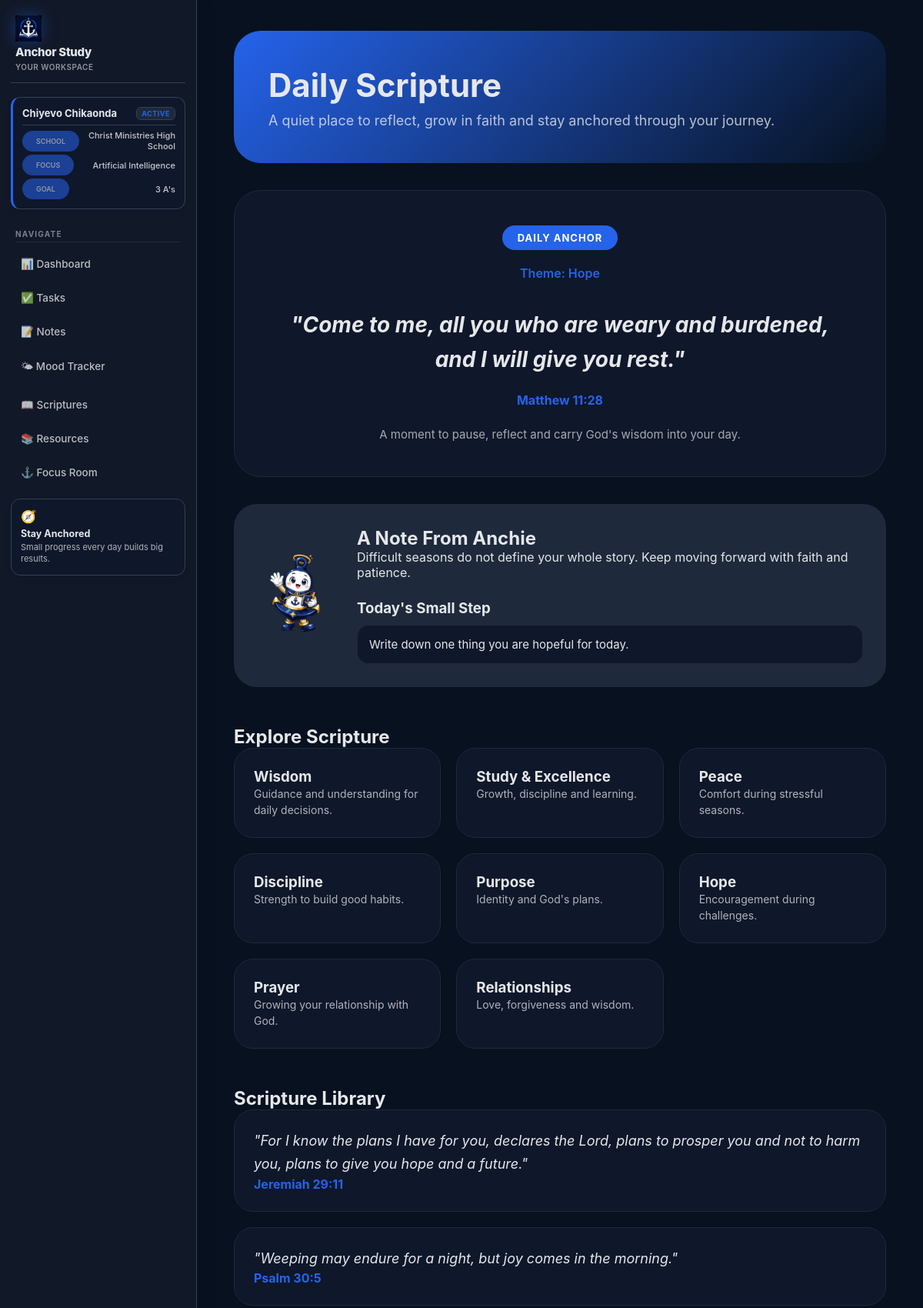
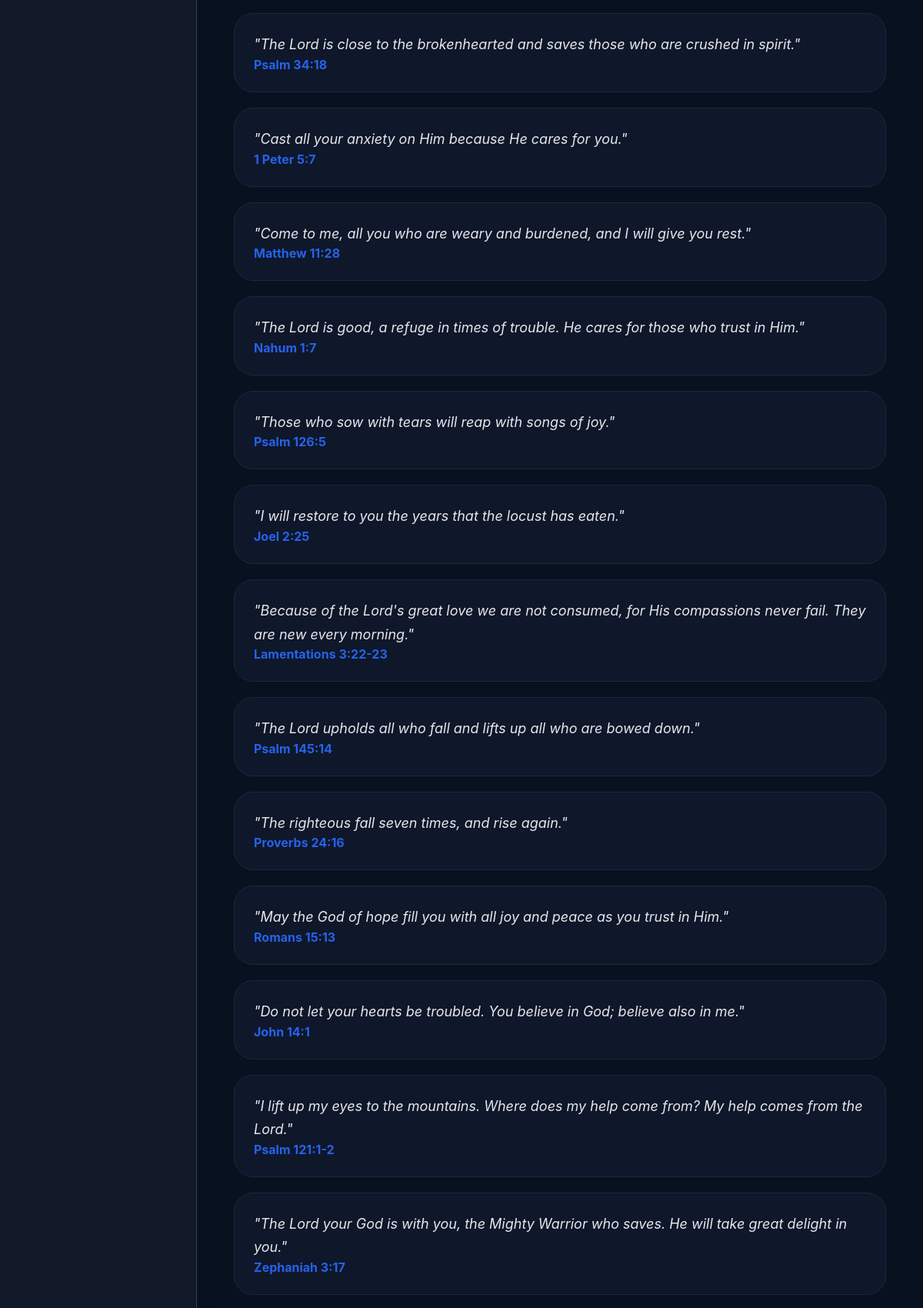
/scriptures (upper part), run on the app's committed database (2 pictures, top to bottom).
### tables this page shows
CREATE TABLE users(

        id INTEGER PRIMARY KEY AUTOINCREMENT,

        full_name TEXT,

        education_level TEXT,

        institution TEXT,

        study_level TEXT,

        subjects TEXT,

        study_goal TEXT,

        academic_target TEXT,

        username TEXT UNIQUE,

        password TEXT,

        birthday TEXT,

        theme TEXT DEFAULT 'light'

    );

### ai_student_assistant/routes/scriptures.py (the view)
@scriptures.route("/scriptures")
def scriptures_page():
    category = request.args.get("category")
    if category and category in VERSE_LIBRARY:
        verse = random.choice(
            VERSE_LIBRARY[category]
        )
        scriptures_list = VERSE_LIBRARY[category]
    else:
        category = random.choice(
            list(VERSE_LIBRARY.keys())
        )
        verse = random.choice(
            VERSE_LIBRARY[category]
        )
        scriptures_list = VERSE_LIBRARY[category]
    reflection = verse["reflection"]
    guidance = ANCHIE_GUIDANCE.get(
        category,
        ANCHIE_GUIDANCE["wisdom"]
    )
    return render_template(
        "scriptures.html",
        verse=verse,
        reflection=reflection,
        scriptures=scriptures_list,
        anchie_thought=guidance["thought"],
        small_step=guidance["step"],
        category=category
    )

### ai_student_assistant/database.py (called while the page is built)
def get_db():
    conn = sqlite3.connect(DB_NAME)
    conn.row_factory = sqlite3.Row
    return conn

### app.py (called while the page is built)
@app.context_processor
def inject_user_profile():
    conn = get_db()
    profile_user = conn.execute(
        "SELECT * FROM users LIMIT 1"
    ).fetchone()
    conn.close()
    return {
        "profile_user": profile_user
    }

### ai_student_assistant/templates/scriptures.html (shortened to what this page needs)
{% extends "base.html" %}
{% block content %}
<div class="scripture-container">
<section class="scripture-header">
    <div>
        <h1>Daily Scripture</h1>
        <p>
            A quiet place to reflect, grow in faith and stay anchored through your journey.
        </p>
    </div>
</section>
<section class="daily-verse">
<div class="daily-badge">
DAILY ANCHOR
</div>
<p class="verse-category">
Theme: {{ category|title }}
</p>
<h2>
"{{ verse.text }}"
</h2>
<p class="reference">
{{ verse.ref }}
</p>
<p class="daily-message">
A moment to pause, reflect and carry God's wisdom into your day.
</p>
</section>
<section class="anchie-section">
<img
src="{{ url_for('static', filename='anchie.png') }}"
alt="Anchie">
<div class="anchie-content">
<h2>
A Note From Anchie
</h2>
<p>
{{ anchie_thought }}
</p>
<h3>
Today's Small Step
</h3>
<div class="small-step">
{{ small_step }}
</div>
</div>
</section>
<section class="categories">
<h2>
Explore Scripture
</h2>
<div class="category-grid">
<a href="/scriptures?category=wisdom">
<h3>Wisdom</h3>
<p>Guidance and understanding for daily decisions.</p>
</a>
<a href="/scriptures?category=study">
<h3>Study & Excellence</h3>
<p>Growth, discipline and learning.</p>
</a>
<a href="/scriptures?category=peace">
<h3>Peace</h3>
<p>Comfort during stressful seasons.</p>
</a>
<a href="/scriptures?category=discipline">
<h3>Discipline</h3>
<p>Strength to build good habits.</p>
</a>
<a href="/scriptures?category=purpose">
<h3>Purpose</h3>
<p>Identity and God's plans.</p>
</a>
<a href="/scriptures?category=hope">
<h3>Hope</h3>
<p>Encouragement during challenges.</p>
</a>
<a href="/scriptures?category=prayer">
<h3>Prayer</h3>
<p>Growing your relationship with God.</p>
</a>
<a href="/scriptures?category=relationships">
<h3>Relationships</h3>
<p>Love, forgiveness and wisdom.</p>
</a>
</div>
</section>
<section class="library">
<h2>
Scripture Library
</h2>
{% for item in scriptures %}
<div class="scripture-card">
<p>
"{{ item.text }}"
</p>
<strong>
{{ item.ref }}
</strong>
</div>
{% endfor %}
</section>
</div>
{% endblock %}

### ai_student_assistant/templates/base.html (shortened to what this page needs)
<!DOCTYPE html>
<html>
<head>
</head>
<body>
{% if request.path not in ['/', '/login', '/signup'] %}
    <div class="sidebar main-sidebar">
        <div class="logo">
            <img src="{{ url_for('static', filename='anchor-study-logo.png') }}" alt="Anchor Study Logo" class="logo-image">
            <h2>Anchor Study</h2>
            <p>Your workspace</p>
        </div>
        {% if profile_user %}
            <div class="student-mini-card">
                <div class="student-card-header">
                    <h3>{{ profile_user["full_name"] }}</h3>
                    <span class="explorer-badge">Active</span>
                </div>
                <div class="student-details-grid">
                    <div class="student-row">
                        <span class="label">School</span>
                        <span class="val">{{ profile_user["institution"] }}</span>
                    </div>
                    <div class="student-row">
                        <span class="label">Focus</span>
                        <span class="val">{{ profile_user["subjects"] }}</span>
                    </div>
                    <div class="student-row">
                        <span class="label">Goal</span>
                        <span class="val">{{ profile_user["study_goal"] }}</span>
                    </div>
                </div>
            </div>
        {% endif %}
        <div class="menu-title">NAVIGATE</div>
        <a href="/dashboard">📊 Dashboard</a>
        <a href="/tasks" class="desktop-link">✅ Tasks</a>
        <a href="/notes" class="desktop-link">📝 Notes</a>
        <a href="/mood">🌤 Mood Tracker</a>
        <a href="/scriptures">📖 Scriptures</a>
        <a href="/resources">📚 Resources</a>
        <a href="/timer">⚓ Focus Room</a>
        <div class="study-card">
            <div class="study-card-content">
                <span class="study-card-icon">🧭</span>
                <h3>Stay Anchored</h3>
                <p>Small progress every day builds big results.</p>
            </div>
        </div>
    </div>
{% endif %}
{% if request.path == "/" %}
    <div class="welcome-main">
{% else %}
    <div class="main">
{% endif %}
{% block content %}
{% endblock %}
</div>
</body>
</html>

### ai_student_assistant/templates/base.html (style rules this page uses)
:root, [data-theme="default"] { --background: #07111f; --sidebar: #111827; --card: #0f172a; --accent: #2563eb; --text: #e5e7eb; --soft: #1e293b; --border: #334155; --danger: #ef4444; }
* { box-sizing: border-box; margin: 0; padding: 0; }
body { min-height: 100vh; font-family: -apple-system, BlinkMacSystemFont, "Segoe UI", Helvetica, Arial, sans-serif; background: var(--background); color: var(--text); transition: background 0.4s ease, color 0.4s ease; overflow-x: hidden; }
html { scroll-behavior: smooth; }
.sidebar, .desktop-sidebar, .mobile-sidebar, .main, .welcome-main, .welcome-navbar { position: relative; z-index: 1; }
.sidebar { position: fixed; left: 0; top: 0; bottom: 0; width: 256px; background: var(--sidebar); padding: 20px 14px; display: flex; flex-direction: column; border-right: 1px solid var(--border); overflow-y: auto; z-index: 1000; transition: transform 0.3s cubic-bezier(0.16, 1, 0.3, 1), background 0.4s ease, border-color 0.4s ease; backdrop-filter: blur(20px); box-shadow: 4px 0 30px rgba(0, 0, 0, 0.04); }
.logo { margin-bottom: 18px; padding: 0 6px 14px 6px; border-bottom: 1px solid var(--border); display: flex; flex-direction: column; gap: 4px; position: relative; }
.logo-image { width: 34px; height: 34px; object-fit: contain; filter: drop-shadow(0 0 10px color-mix(in srgb, var(--accent) 40%, transparent)); animation: logoFloat 6s ease-in-out infinite; }
.logo h2 { font-size: 15px; font-weight: 800; letter-spacing: -0.3px; color: var(--text); margin: 0; }
.logo p { font-size: 10px; opacity: 0.6; letter-spacing: 0.5px; margin: 0; text-transform: uppercase; font-weight: 600; }
.student-mini-card { background: var(--card); border: 1px solid var(--border); border-left: 3px solid var(--accent); border-radius: 12px; padding: 12px; margin-bottom: 14px; box-shadow: 0 4px 12px rgba(0,0,0,0.03); display: flex; flex-direction: column; gap: 6px; }
.student-card-header { display: flex; align-items: center; justify-content: space-between; gap: 6px; }
.student-mini-card h3 { font-size: 13px; font-weight: 700; color: var(--text); margin: 0; word-break: break-word; line-height: 1.3; }
.explorer-badge { font-size: 9px; background: var(--soft); color: var(--accent); padding: 2px 6px; border-radius: 6px; font-weight: 700; text-transform: uppercase; letter-spacing: 0.5px; flex-shrink: 0; border: 1px solid var(--border); }
.student-details-grid { display: flex; flex-direction: column; gap: 4px; border-top: 1px solid var(--border); padding-top: 6px; }
.student-row { display: flex; align-items: center; justify-content: space-between; font-size: 11px; gap: 6px; }
.student-row .label { opacity: 0.55; font-weight: 600; text-transform: uppercase; font-size: 9px; flex-shrink: 0; }
.student-row .val { font-weight: 500; color: var(--text); text-align: right; word-break: break-word; opacity: 0.85; }
.menu-title { font-size: 10px; letter-spacing: 1.2px; text-transform: uppercase; opacity: 0.5; margin: 12px 6px 6px 6px; font-weight: 700; border-bottom: 1px solid var(--border); padding-bottom: 4px; }
.sidebar a { display: flex; align-items: center; gap: 10px; padding: 10px 12px; margin: 3px 0; border-radius: 10px; text-decoration: none; color: var(--text); font-size: 13.5px; font-weight: 500; opacity: 0.8; background: transparent; border: 1px solid transparent; transition: all 0.2s ease; }
.study-card { background: var(--card); border: 1px solid var(--border); border-radius: 12px; padding: 12px; margin-top: 12px; margin-bottom: 12px; box-shadow: 0 4px 12px rgba(0,0,0,0.03); display: flex; flex-direction: column; gap: 4px; }
.study-card-content { display: flex; flex-direction: column; gap: 3px; }
.study-card-icon { font-size: 16px; margin-bottom: 2px; display: inline-block; }
.study-card h3 { font-size: 12.5px; font-weight: 700; color: var(--text); margin: 0; }
.study-card p { font-size: 11px; color: var(--text); opacity: 0.75; line-height: 1.4; margin: 0; }
.main { margin-left: 256px; padding: 40px 48px; min-height: 100vh; max-width: 1240px; }

### data on the page
users: full_name "Chiyevo Chikaonda", institution "Christ Ministries High School", subjects "Artificial Intelligence", study_goal "3 A's"

### other printed values
{{ category|title }} "Hope"
{{ verse.text }} "Come to me, all you who are weary and burdened, and I will give you rest."
{{ verse.ref }} "Matthew 11:28"
{{ anchie_thought }} "Difficult seasons do not define your whole story. Keep moving forward with faith and patience."
{{ small_step }} "Write down one thing you are hopeful for today."
{{ item.text }} "For I know the plans I have for you, declares the Lord, plans to prosper you and not to harm you, plans to give you hope and a future." "Weeping may endure for a night, but joy comes in the morning." "The Lord is close to the brokenhearted and saves those who are crushed in spirit." "Cast all your anxiety on Him because He cares for you." "Come to me, all you who are weary and burdened, and I will give you rest." "The Lord is good, a refuge in times of trouble. He cares for those who trust in Him." "Those who sow with tears will reap with songs of joy." "I will restore to you the years that the locust has eaten." "Because of the Lord's great love we are not consumed, for His compassions never fail. They are new every morning." "The Lord upholds all who fall and lifts up all who are bowed down." "The righteous fall seven times, and rise again." "May the God of hope fill you with all joy and peace as you trust in Him." "Do not let your hearts be troubled. You believe in God; believe also in me." "I lift up my eyes to the mountains. Where does my help come from? My help comes from the Lord." "The Lord your God is with you, the Mighty Warrior who saves. He will take great delight in you."
{{ item.ref }} "Jeremiah 29:11" "Psalm 30:5" "Psalm 34:18" "1 Peter 5:7" "Matthew 11:28" "Nahum 1:7" "Psalm 126:5" "Joel 2:25" "Lamentations 3:22-23" "Psalm 145:14" "Proverbs 24:16" "Romans 15:13" "John 14:1" "Psalm 121:1-2" "Zephaniah 3:17"
